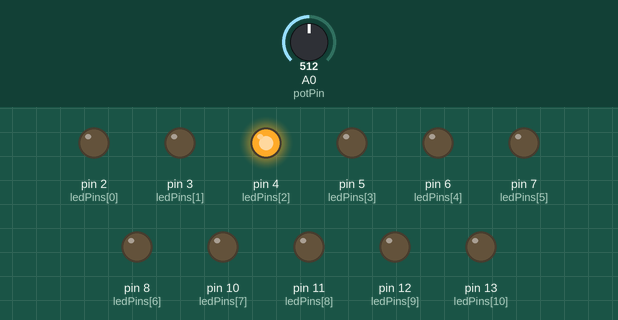
A sketch run on a simulated Arduino Uno, built with avr-gcc and run on an emulated ATmega328P. Parts: output pins drawn as LEDs (lit = HIGH). The test bench sets the inputs (shaded band); at power-on: A0 (potPin) = 512.

Above: at 1.3 s.
1.4 s: A0 (potPin) set to 484
At 4.19 s:
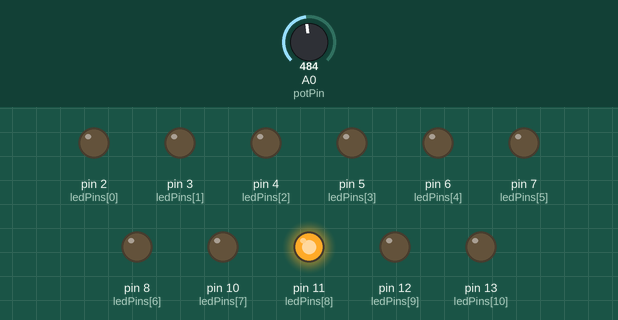
4.5 s: A0 (potPin) set to 455
7.6 s: A0 (potPin) set to 434
At 10.47 s:
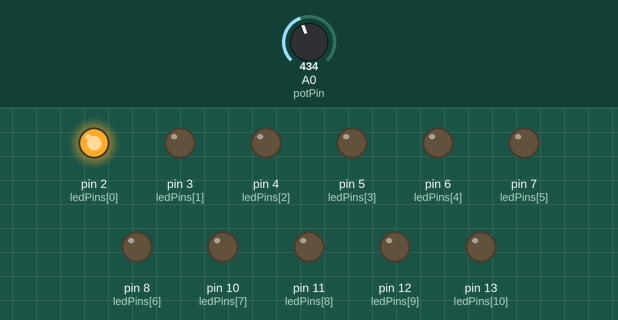
10.7 s: A0 (potPin) set to 511
At 12.0 s:
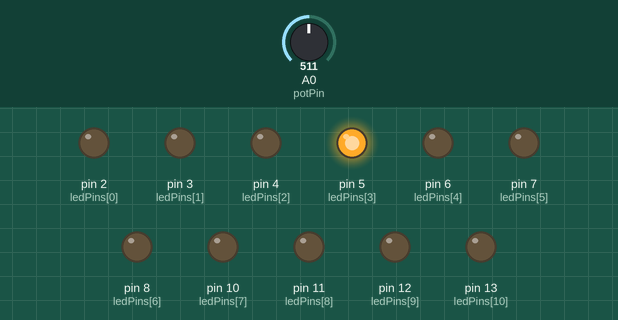
13.8 s: A0 (potPin) set to 306
At 16.49 s:
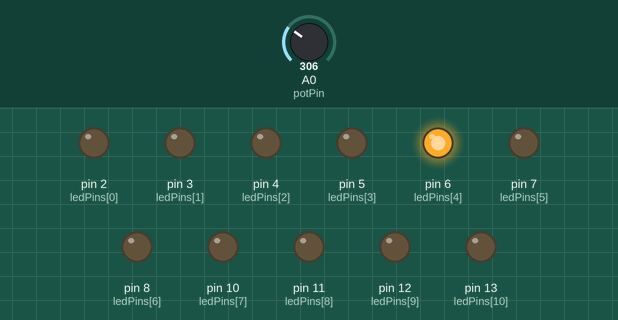
Timing chart, 0 to 17.9 s (numbered marks = the images above; inputs shaded):
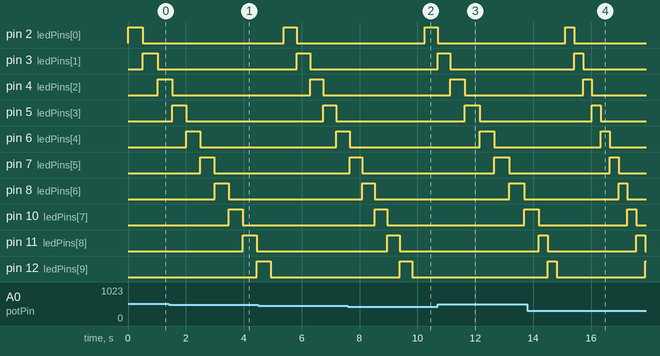

Measured:
- the behaviour switches between 494 and 493 on A0 (potPin) (found by bisection; images 0 and 1)
- the behaviour switches between 446 and 445 on A0 (potPin) (found by bisection; images 1 and 2)
- after the input at 1.4 s, pin 11 (ledPins[8]): LOW → HIGH after 2.6 s instead of 2.7 s; pin 12 (ledPins[9]): LOW → HIGH after 3.0 s
- after the input at 7.6 s, pin 2 (ledPins[0]): LOW → HIGH after 2.7 s instead of 2.8 s; pin 3 (ledPins[1]): LOW → HIGH after 3.1 s
- after the input at 10.7 s, pin 11 (ledPins[8]): stays LOW (without the input it goes to HIGH after 3.0 s)
- after the input at 13.8 s, pin 6 (ledPins[4]): LOW → HIGH after 2.5 s instead of 4.0 s; pin 7 (ledPins[5]): LOW → HIGH after 2.8 s, → LOW 0.31 s later; pin 8 (ledPins[6]): LOW → HIGH after 3.2 s, → LOW 0.31 s later

The sketch:

Potentiometer.ino
```cpp
/*
 * Potentiometer Example
 * Author: Tom Van den Bon
 *
 * Description: Example of using the potentiometer to determine led cycle speed.
 * Turn the Potentiometer to change the speed of the led cycle
 *
  * LED Connections:
 *
 * LED1 - D2
 * LED2 - D3
 * LED3 - D4
 * LED4 - D5
 * LED5 - D6
 * LED6 - D7
 * LED7 - D8
 * LED8 - D10
 * LED9 - D11
 * LED10 - D12
 * LED11 - D13
 *
 * Potentiometer Connection: A0
 *
 * Button Connections:
 *
 * BUTTON1 A1
 * BUTTON2 A2
 * BUTTON3 A3
 * BUTTON4 A4
 *
 * Buzzer Connection: D9
 *
 */


int ledPins[] = { 2, 3, 4, 5, 6, 7, 8, 10, 11, 12, 13 };
int c = 0;
int ledc = 0;

int potPin = A0;
int potValue = 0;

void setup() {

  // set all leds as output
  for ( c = 0; c < 11; c++ )
  {
    pinMode( ledPins[c], OUTPUT );
  }

  // turn all leds off
  for ( c = 0; c < 11; c++ )
    digitalWrite(ledPins[c], LOW);


}

void loop() {

  potValue = analogRead(potPin);

  digitalWrite(ledPins[ledc], HIGH);
  delay(potValue);
  digitalWrite(ledPins[ledc], LOW);

  ledc++;
  if ( ledc == 11 )
    ledc = 0;

}
```
